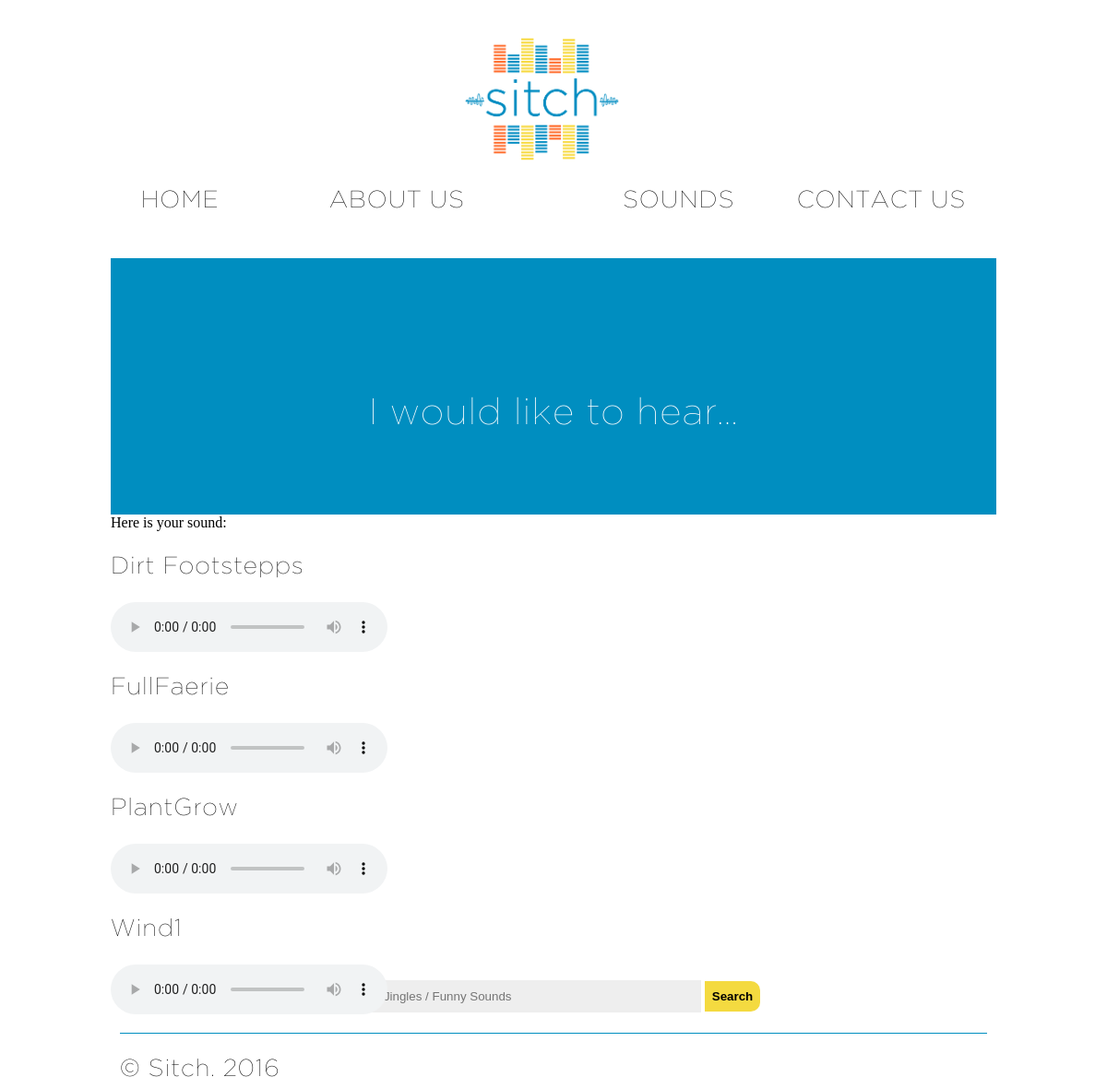
/sound/, run on the app's committed database.
### soundeffects/models.py (models this page shows)
class SoundEffect(models.Model):
	sid = models.CharField(max_length=8, primary_key=True)
	sound_name = models.CharField(max_length=200)
	date_added = models.DateTimeField('date added')
	tags = models.CharField(max_length=300)
	sound_file = models.CharField(max_length=100, default='none')
	category = models.ForeignKey(Categories)

### soundeffects/views.py (the view)
# urls.py: url(r'^sound/$', views.sound, name='sound'),
def sound(request):
	search = request.GET.get('q','')
	sound = SoundEffect.objects.filter(Q(sid=search) | Q(tags__icontains=search) | Q(category=search) )
	print type(sound)
	context = {'sound': sound}
	return render(request, 'soundeffects/sound.html', context)

### soundeffects/templates/soundeffects/sound.html (shortened to what this page needs)
<!DOCTYPE>
<html>
	{% load staticfiles %}
	<head>
		<link rel="stylesheet" type="text/css" href="{% static 'soundeffects/CSS/style.css' %}">
	</head>
	<body>
		<div id= "main">
			<div id= "logo">
				<a href= "index.html">
				<img src= "{% static 'soundeffects/images/Sitch_Logo.png' %}" width= "175" height= "175" class= "img-circle"> </a>
			</div>
			<div id= "navigation">
				<li> <a class= "home" href="/">HOME</a>
				<span style='color:red;margin-right:4em; display:inline-block;'>&nbsp;</span></li>
				<li> <a class= "home" href="/aboutus">ABOUT US</a>
				<span style='color:red;margin-right:6em; display:inline-block;'>&nbsp;</span></li>
				<li> <a class= "home" href="/sounds">SOUNDS</a>
				<span style='color:red;margin-right:2em; display:inline-block;'>&nbsp;</span></li>
				<li> <a class= "home" href="/contact">CONTACT US</a></li>
			</div>
			<div id = "centerpic">
				<p class = "Homepage_Text">I would like to hear...</p>
			</div>
			<div id = "search_form">
				<form id="searchthis" action="/sound" style="display:inline;" method="get">
					<input id="search-box" name="q" size="10" type="text" placeholder="Music / Jingles / Funny Sounds"/>
					<input id="search-btn" type="submit" value="Search"/>
				</form>
			</div>
			Here is your sound:
			{% for soundeffect in sound %}
				<p> {{ soundeffect.sound_name }} </p>
				<audio controls>
					<source src="{% static 'soundeffects/' %}{{soundeffect.sound_file}}" type="audio/wav">
				</audio>
			{% endfor %}
		</div>
		<div id="footer">
			<div id="footerleft">
				<p>&#169; Sitch. 2016</p>
			</div>
		</div>
	</body>
</html>

### soundeffects/static/soundeffects/CSS/style.css (style rules this page uses)
body { background-image: url('../images/Background.jpg'); background-repeat: no-repeat; background-size: 100% 103%; }
#main { width: 960px; margin: 0 auto; }
#logo { margin: 10px auto 10px auto; width: 200px; padding-top: 10px; }
#navigation { width: 960px; margin: 0px auto 0px auto; padding-bottom: 10px; text-align: center; }
#centerpic { background-color: #008ec0; margin: 0px auto 0px auto; width: 960px; height: auto; text-align: center; padding-bottom: 50px; }
#search_form { position:absolute; top:90%; left:30%; margin: 0px auto 0px auto; }
a { color: black; font-size: 26px; font-family: 'Gotham Light'; text-decoration: none; letter-spacing: 1px; }
span { color: #008ec0; font-size: 26px; font-family: 'Gotham Light'; text-decoration: none; }
p { font-size: 26px; font-family: 'Gotham Light'; text-decoration: none; letter-spacing: 1px; }
p.Homepage_Text { color: white; text-align: center; font-size: 40px; padding-top: 150px }
li { display: inline; }
#footer { height: 40px; width: 940px; border-top: 1px solid #008ec0; margin: 20px auto 20px auto; }
#footerleft { width: 450px; height: 20px; float: left; text-align: left; }
#search-btn { background:#f4da40; color:black; font: 'Gotham Bold' padding:10px 20px; border-radius:0 10px 10px 0; -moz-border-radius:0 10px 10px 0; -webkit-border-radius:0 10px 10px 0; -o-border-radius:0 10px 10px 0; border:0 none; font-weight:bold; width: 60px; height: 33px; }
#search-box { background: #eee; padding:10px; border-radius:10px 0 0 10px; -moz-border-radius:10px 0 0 10px; -webkit-border-radius:10px 0 0 10px; -o-border-radius:10px 0 0 10px; border:0 none; width: 400px; }

### data on the page
SoundEffect: sound_name "Dirt Footstepps"
SoundEffect: sound_name "FullFaerie"
SoundEffect: sound_name "PlantGrow"
SoundEffect: sound_name "Wind1"
